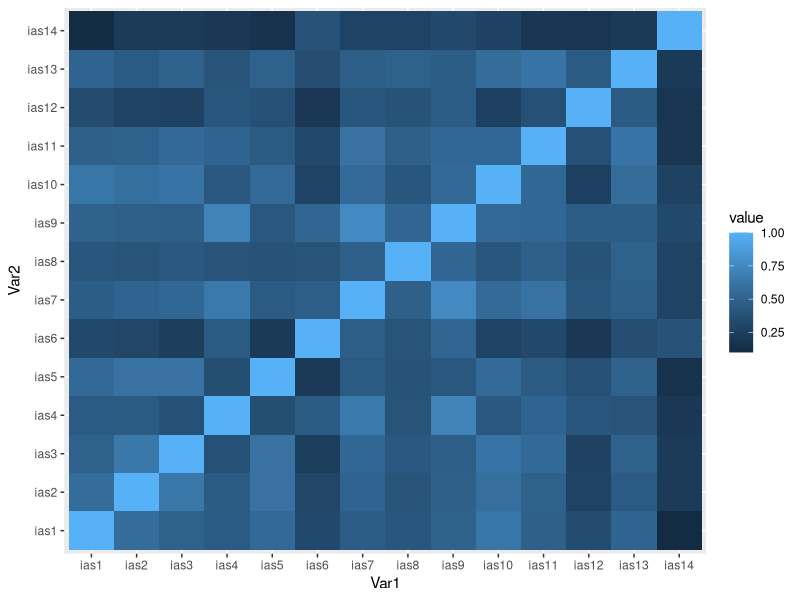
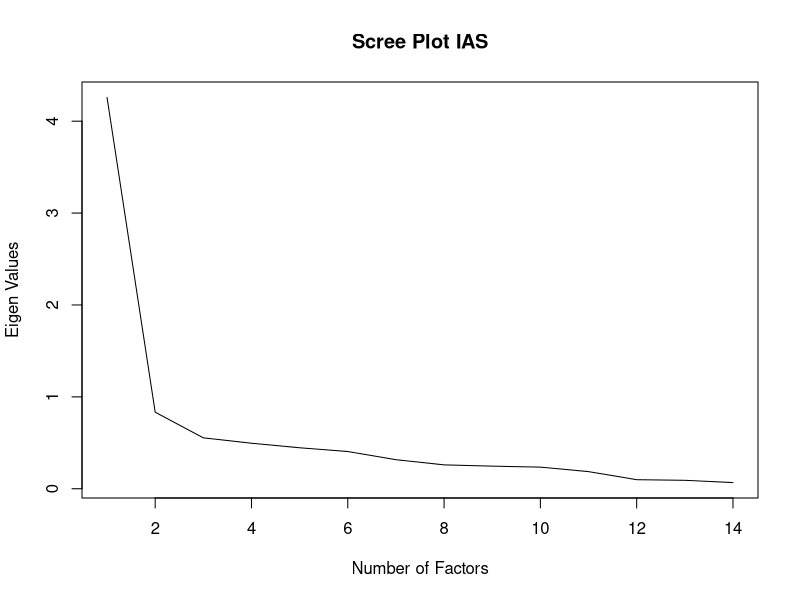

R code for these plots, in order: (Note: this script raises an error after producing the figures.)
## ---- chunk 1
library(psych)
library(reshape2)
library(ggplot2)

IASData <- read.csv(file="IASDataset.csv")
## ---- chunk 2
dim(IASData)
head(IASData)
summary(IASData)
names(IASData)
cor(IASData[,c(1:14)])

# make heatmap
cormat <- round(cor(IASData[,c(1:14)]),2)

melted_cormat <- melt(cormat)
head(melted_cormat)

ggplot(data = melted_cormat, aes(x=Var1, y=Var2, fill=value)) + 
  geom_tile()

## ---- chunk 3
#factor estimation
EigenDecomp <- eigen(cov(IASData[,c(1:14)]))
EigenValues <- EigenDecomp$values
plot(EigenValues,main="Scree Plot IAS",type="l",xlab="Number of Factors",ylab="Eigen Values")
## ---- chunk 4
# 2: Estimate the factors using maximum likelihood
k<-2
EFA.kfactors <- factanal(IASData[,1:14], factors=k,
rotation="none")
EFA.kfactors$converged

# variables with a uniqueness > 0.8 are dropped from the analysis.
EFA.kfactors 
## ---- chunk 5
# Define number of factors sequence:
NrFactors <- 1:5
# Reserve space for p-values in memory, by creating an empty
# vector with Non-Availables (NA) of the same length as NrFactors:
pvals <- rep(NA,times=length(NrFactors))
for(k in NrFactors){
# Estimate k-factor model:
Estimation <- factanal(IASData[,1:13],factors=k,rotation="none")
pvals[k] <- Estimation$PVAL
}
# Evaluate pvals and convergence for NrFactors:
cbind(NrFactors,pvals)
## ---- chunk 6
# 1: Compute the Cronbach’s alpha for the TimeEscalation factor
CalphaTimeEscalation <- alpha(IASData[,c(1,2,3,5,10,11,13)])
CalphaTimeEscalation
